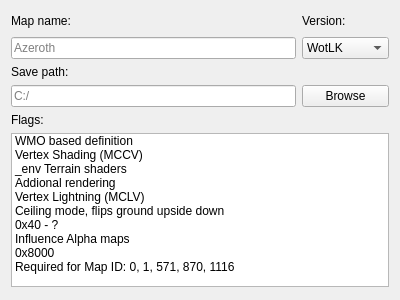
<?xml version="1.0" encoding="UTF-8"?>
<ui version="4.0">
 <class>WdtWizardPage1</class>
 <widget class="QWizardPage" name="WdtWizardPage1">
  <property name="geometry">
   <rect>
    <x>0</x>
    <y>0</y>
    <width>400</width>
    <height>300</height>
   </rect>
  </property>
  <property name="windowTitle">
   <string>WizardPage</string>
  </property>
  <layout class="QGridLayout" name="gridLayout">
   <item row="5" column="0" colspan="3">
    <widget class="QListWidget" name="flagsWidget">
     <property name="selectionMode">
      <enum>QAbstractItemView::NoSelection</enum>
     </property>
     <item>
      <property name="text">
       <string>WMO based definition</string>
      </property>
      <property name="checkState">
       <enum>Unchecked</enum>
      </property>
     </item>
     <item>
      <property name="text">
       <string>Vertex Shading (MCCV)</string>
      </property>
      <property name="checkState">
       <enum>Unchecked</enum>
      </property>
     </item>
     <item>
      <property name="text">
       <string>_env Terrain shaders</string>
      </property>
      <property name="checkState">
       <enum>Unchecked</enum>
      </property>
     </item>
     <item>
      <property name="text">
       <string>Addional rendering</string>
      </property>
      <property name="checkState">
       <enum>Unchecked</enum>
      </property>
     </item>
     <item>
      <property name="text">
       <string>Vertex Lightning (MCLV)</string>
      </property>
      <property name="checkState">
       <enum>Unchecked</enum>
      </property>
     </item>
     <item>
      <property name="text">
       <string>Ceiling mode, flips ground upside down</string>
      </property>
      <property name="checkState">
       <enum>Unchecked</enum>
      </property>
     </item>
     <item>
      <property name="text">
       <string>0x40 - ?</string>
      </property>
      <property name="checkState">
       <enum>Unchecked</enum>
      </property>
     </item>
     <item>
      <property name="text">
       <string>Influence Alpha maps</string>
      </property>
      <property name="checkState">
       <enum>Unchecked</enum>
      </property>
     </item>
     <item>
      <property name="text">
       <string>0x8000</string>
      </property>
      <property name="checkState">
       <enum>Unchecked</enum>
      </property>
     </item>
     <item>
      <property name="text">
       <string>Required for Map ID: 0, 1, 571, 870, 1116</string>
      </property>
      <property name="checkState">
       <enum>Unchecked</enum>
      </property>
     </item>
    </widget>
   </item>
   <item row="0" column="1">
    <spacer name="horizontalSpacer">
     <property name="orientation">
      <enum>Qt::Horizontal</enum>
     </property>
     <property name="sizeHint" stdset="0">
      <size>
       <width>40</width>
       <height>20</height>
      </size>
     </property>
    </spacer>
   </item>
   <item row="1" column="2">
    <widget class="QComboBox" name="versionBox">
     <property name="currentIndex">
      <number>2</number>
     </property>
     <item>
      <property name="text">
       <string>Classic</string>
      </property>
     </item>
     <item>
      <property name="text">
       <string>TBC</string>
      </property>
     </item>
     <item>
      <property name="text">
       <string>WotLK</string>
      </property>
     </item>
     <item>
      <property name="text">
       <string>Cataclysm</string>
      </property>
     </item>
     <item>
      <property name="text">
       <string>MoP</string>
      </property>
     </item>
     <item>
      <property name="text">
       <string>WoD</string>
      </property>
     </item>
     <item>
      <property name="text">
       <string>Legion</string>
      </property>
     </item>
    </widget>
   </item>
   <item row="0" column="2">
    <widget class="QLabel" name="label_2">
     <property name="text">
      <string>Version:</string>
     </property>
    </widget>
   </item>
   <item row="2" column="0">
    <widget class="QLabel" name="label">
     <property name="text">
      <string>Save path:</string>
     </property>
    </widget>
   </item>
   <item row="1" column="0" colspan="2">
    <widget class="QLineEdit" name="mapBox">
     <property name="placeholderText">
      <string>Azeroth</string>
     </property>
    </widget>
   </item>
   <item row="3" column="0" colspan="2">
    <widget class="QLineEdit" name="pathBox">
     <property name="placeholderText">
      <string>C:/</string>
     </property>
    </widget>
   </item>
   <item row="0" column="0">
    <widget class="QLabel" name="label_3">
     <property name="text">
      <string>Map name:</string>
     </property>
    </widget>
   </item>
   <item row="3" column="2">
    <widget class="QPushButton" name="browseBtn">
     <property name="text">
      <string>Browse</string>
     </property>
    </widget>
   </item>
   <item row="7" column="0" colspan="3">
    <spacer name="verticalSpacer">
     <property name="orientation">
      <enum>Qt::Vertical</enum>
     </property>
     <property name="sizeHint" stdset="0">
      <size>
       <width>20</width>
       <height>40</height>
      </size>
     </property>
    </spacer>
   </item>
   <item row="4" column="0">
    <widget class="QLabel" name="label_4">
     <property name="text">
      <string>Flags:</string>
     </property>
    </widget>
   </item>
  </layout>
 </widget>
 <resources/>
 <connections>
  <connection>
   <sender>browseBtn</sender>
   <signal>clicked()</signal>
   <receiver>WdtWizardPage1</receiver>
   <slot>browsePath()</slot>
   <hints>
    <hint type="sourcelabel">
     <x>353</x>
     <y>39</y>
    </hint>
    <hint type="destinationlabel">
     <x>199</x>
     <y>149</y>
    </hint>
   </hints>
  </connection>
  <connection>
   <sender>versionBox</sender>
   <signal>currentIndexChanged(int)</signal>
   <receiver>WdtWizardPage1</receiver>
   <slot>versionChanged(int)</slot>
   <hints>
    <hint type="sourcelabel">
     <x>353</x>
     <y>44</y>
    </hint>
    <hint type="destinationlabel">
     <x>199</x>
     <y>149</y>
    </hint>
   </hints>
  </connection>
 </connections>
 <slots>
  <slot>browsePath()</slot>
  <slot>textChanged(QString)</slot>
  <slot>versionChanged(int)</slot>
 </slots>
</ui>
